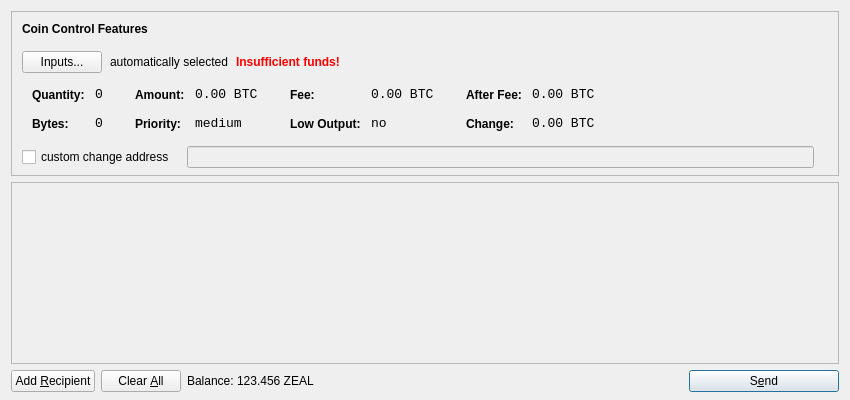
<?xml version="1.0" encoding="UTF-8"?>
<ui version="4.0">
 <class>SendCoinsDialog</class>
 <widget class="QDialog" name="SendCoinsDialog">
  <property name="geometry">
   <rect>
    <x>0</x>
    <y>0</y>
    <width>850</width>
    <height>400</height>
   </rect>
  </property>
  <property name="windowTitle">
   <string>Send Coins</string>
  </property>
  <layout class="QVBoxLayout" name="verticalLayout" stretch="0,1,0">
   <property name="bottomMargin">
    <number>8</number>
   </property>
   <item>
    <widget class="QFrame" name="frameCoinControl">
     <property name="sizePolicy">
      <sizepolicy hsizetype="Expanding" vsizetype="Expanding">
       <horstretch>0</horstretch>
       <verstretch>0</verstretch>
      </sizepolicy>
     </property>
     <property name="maximumSize">
      <size>
       <width>16777215</width>
       <height>16777215</height>
      </size>
     </property>
     <property name="frameShape">
      <enum>QFrame::StyledPanel</enum>
     </property>
     <property name="frameShadow">
      <enum>QFrame::Sunken</enum>
     </property>
     <layout class="QVBoxLayout" name="verticalLayoutCoinControl2">
      <property name="spacing">
       <number>-1</number>
      </property>
      <property name="leftMargin">
       <number>0</number>
      </property>
      <property name="topMargin">
       <number>0</number>
      </property>
      <property name="rightMargin">
       <number>0</number>
      </property>
      <property name="bottomMargin">
       <number>6</number>
      </property>
      <item>
       <layout class="QVBoxLayout" name="verticalLayoutCoinControl" stretch="0,0,0,0,1">
        <property name="spacing">
         <number>0</number>
        </property>
        <property name="leftMargin">
         <number>10</number>
        </property>
        <property name="topMargin">
         <number>10</number>
        </property>
        <item>
         <layout class="QHBoxLayout" name="horizontalLayoutCoinControl1">
          <property name="bottomMargin">
           <number>15</number>
          </property>
          <item>
           <widget class="QLabel" name="labelCoinControlFeatures">
            <property name="sizePolicy">
             <sizepolicy hsizetype="Preferred" vsizetype="Maximum">
              <horstretch>0</horstretch>
              <verstretch>0</verstretch>
             </sizepolicy>
            </property>
            <property name="font">
             <font>
              <weight>75</weight>
              <bold>true</bold>
             </font>
            </property>
            <property name="styleSheet">
             <string notr="true">font-weight:bold;</string>
            </property>
            <property name="text">
             <string>Coin Control Features</string>
            </property>
           </widget>
          </item>
         </layout>
        </item>
        <item>
         <layout class="QHBoxLayout" name="horizontalLayoutCoinControl2" stretch="0,0,0,0">
          <property name="spacing">
           <number>8</number>
          </property>
          <property name="bottomMargin">
           <number>10</number>
          </property>
          <item>
           <widget class="QPushButton" name="pushButtonCoinControl">
            <property name="styleSheet">
             <string notr="true"/>
            </property>
            <property name="text">
             <string>Inputs...</string>
            </property>
           </widget>
          </item>
          <item>
           <widget class="QLabel" name="labelCoinControlAutomaticallySelected">
            <property name="text">
             <string>automatically selected</string>
            </property>
            <property name="margin">
             <number>5</number>
            </property>
           </widget>
          </item>
          <item>
           <widget class="QLabel" name="labelCoinControlInsuffFunds">
            <property name="font">
             <font>
              <weight>75</weight>
              <bold>true</bold>
             </font>
            </property>
            <property name="styleSheet">
             <string notr="true">color:red;font-weight:bold;</string>
            </property>
            <property name="text">
             <string>Insufficient funds!</string>
            </property>
            <property name="margin">
             <number>5</number>
            </property>
           </widget>
          </item>
          <item>
           <spacer name="horizontalSpacerCoinControl">
            <property name="orientation">
             <enum>Qt::Horizontal</enum>
            </property>
            <property name="sizeHint" stdset="0">
             <size>
              <width>40</width>
              <height>1</height>
             </size>
            </property>
           </spacer>
          </item>
         </layout>
        </item>
        <item>
         <widget class="QWidget" name="widgetCoinControl" native="true">
          <property name="sizePolicy">
           <sizepolicy hsizetype="Preferred" vsizetype="Preferred">
            <horstretch>0</horstretch>
            <verstretch>0</verstretch>
           </sizepolicy>
          </property>
          <property name="minimumSize">
           <size>
            <width>0</width>
            <height>0</height>
           </size>
          </property>
          <property name="styleSheet">
           <string notr="true"/>
          </property>
          <layout class="QHBoxLayout" name="horizontalLayoutCoinControl5">
           <property name="margin">
            <number>0</number>
           </property>
           <item>
            <layout class="QHBoxLayout" name="horizontalLayoutCoinControl3" stretch="0,0,0,1">
             <property name="spacing">
              <number>20</number>
             </property>
             <property name="topMargin">
              <number>0</number>
             </property>
             <property name="bottomMargin">
              <number>10</number>
             </property>
             <item>
              <layout class="QFormLayout" name="formLayoutCoinControl1">
               <property name="horizontalSpacing">
                <number>10</number>
               </property>
               <property name="verticalSpacing">
                <number>14</number>
               </property>
               <property name="leftMargin">
                <number>10</number>
               </property>
               <property name="topMargin">
                <number>4</number>
               </property>
               <property name="rightMargin">
                <number>6</number>
               </property>
               <item row="0" column="0">
                <widget class="QLabel" name="labelCoinControlQuantityText">
                 <property name="styleSheet">
                  <string notr="true">font-weight:bold;</string>
                 </property>
                 <property name="text">
                  <string>Quantity:</string>
                 </property>
                 <property name="margin">
                  <number>0</number>
                 </property>
                </widget>
               </item>
               <item row="0" column="1">
                <widget class="QLabel" name="labelCoinControlQuantity">
                 <property name="font">
                  <font>
                   <family>Monospace</family>
                   <pointsize>10</pointsize>
                  </font>
                 </property>
                 <property name="cursor">
                  <cursorShape>IBeamCursor</cursorShape>
                 </property>
                 <property name="contextMenuPolicy">
                  <enum>Qt::ActionsContextMenu</enum>
                 </property>
                 <property name="text">
                  <string notr="true">0</string>
                 </property>
                 <property name="margin">
                  <number>0</number>
                 </property>
                 <property name="textInteractionFlags">
                  <set>Qt::LinksAccessibleByMouse|Qt::TextSelectableByKeyboard|Qt::TextSelectableByMouse</set>
                 </property>
                </widget>
               </item>
               <item row="1" column="0">
                <widget class="QLabel" name="labelCoinControlBytesText">
                 <property name="styleSheet">
                  <string notr="true">font-weight:bold;</string>
                 </property>
                 <property name="text">
                  <string>Bytes:</string>
                 </property>
                </widget>
               </item>
               <item row="1" column="1">
                <widget class="QLabel" name="labelCoinControlBytes">
                 <property name="font">
                  <font>
                   <family>Monospace</family>
                   <pointsize>10</pointsize>
                  </font>
                 </property>
                 <property name="cursor">
                  <cursorShape>IBeamCursor</cursorShape>
                 </property>
                 <property name="contextMenuPolicy">
                  <enum>Qt::ActionsContextMenu</enum>
                 </property>
                 <property name="text">
                  <string notr="true">0</string>
                 </property>
                 <property name="textInteractionFlags">
                  <set>Qt::LinksAccessibleByMouse|Qt::TextSelectableByKeyboard|Qt::TextSelectableByMouse</set>
                 </property>
                </widget>
               </item>
              </layout>
             </item>
             <item>
              <layout class="QFormLayout" name="formLayoutCoinControl2">
               <property name="horizontalSpacing">
                <number>10</number>
               </property>
               <property name="verticalSpacing">
                <number>14</number>
               </property>
               <property name="leftMargin">
                <number>6</number>
               </property>
               <property name="topMargin">
                <number>4</number>
               </property>
               <property name="rightMargin">
                <number>6</number>
               </property>
               <item row="0" column="0">
                <widget class="QLabel" name="labelCoinControlAmountText">
                 <property name="styleSheet">
                  <string notr="true">font-weight:bold;</string>
                 </property>
                 <property name="text">
                  <string>Amount:</string>
                 </property>
                 <property name="margin">
                  <number>0</number>
                 </property>
                </widget>
               </item>
               <item row="0" column="1">
                <widget class="QLabel" name="labelCoinControlAmount">
                 <property name="font">
                  <font>
                   <family>Monospace</family>
                   <pointsize>10</pointsize>
                  </font>
                 </property>
                 <property name="cursor">
                  <cursorShape>IBeamCursor</cursorShape>
                 </property>
                 <property name="contextMenuPolicy">
                  <enum>Qt::ActionsContextMenu</enum>
                 </property>
                 <property name="text">
                  <string notr="true">0.00 BTC</string>
                 </property>
                 <property name="textInteractionFlags">
                  <set>Qt::LinksAccessibleByMouse|Qt::TextSelectableByKeyboard|Qt::TextSelectableByMouse</set>
                 </property>
                </widget>
               </item>
               <item row="1" column="0">
                <widget class="QLabel" name="labelCoinControlPriorityText">
                 <property name="styleSheet">
                  <string notr="true">font-weight:bold;</string>
                 </property>
                 <property name="text">
                  <string>Priority:</string>
                 </property>
                </widget>
               </item>
               <item row="1" column="1">
                <widget class="QLabel" name="labelCoinControlPriority">
                 <property name="font">
                  <font>
                   <family>Monospace</family>
                   <pointsize>10</pointsize>
                  </font>
                 </property>
                 <property name="cursor">
                  <cursorShape>IBeamCursor</cursorShape>
                 </property>
                 <property name="contextMenuPolicy">
                  <enum>Qt::ActionsContextMenu</enum>
                 </property>
                 <property name="text">
                  <string>medium</string>
                 </property>
                 <property name="textInteractionFlags">
                  <set>Qt::LinksAccessibleByMouse|Qt::TextSelectableByKeyboard|Qt::TextSelectableByMouse</set>
                 </property>
                </widget>
               </item>
              </layout>
             </item>
             <item>
              <layout class="QFormLayout" name="formLayoutCoinControl3">
               <property name="horizontalSpacing">
                <number>10</number>
               </property>
               <property name="verticalSpacing">
                <number>14</number>
               </property>
               <property name="leftMargin">
                <number>6</number>
               </property>
               <property name="topMargin">
                <number>4</number>
               </property>
               <property name="rightMargin">
                <number>6</number>
               </property>
               <item row="0" column="0">
                <widget class="QLabel" name="labelCoinControlFeeText">
                 <property name="styleSheet">
                  <string notr="true">font-weight:bold;</string>
                 </property>
                 <property name="text">
                  <string>Fee:</string>
                 </property>
                 <property name="margin">
                  <number>0</number>
                 </property>
                </widget>
               </item>
               <item row="0" column="1">
                <widget class="QLabel" name="labelCoinControlFee">
                 <property name="font">
                  <font>
                   <family>Monospace</family>
                   <pointsize>10</pointsize>
                  </font>
                 </property>
                 <property name="cursor">
                  <cursorShape>IBeamCursor</cursorShape>
                 </property>
                 <property name="contextMenuPolicy">
                  <enum>Qt::ActionsContextMenu</enum>
                 </property>
                 <property name="text">
                  <string notr="true">0.00 BTC</string>
                 </property>
                 <property name="textInteractionFlags">
                  <set>Qt::LinksAccessibleByMouse|Qt::TextSelectableByKeyboard|Qt::TextSelectableByMouse</set>
                 </property>
                </widget>
               </item>
               <item row="1" column="0">
                <widget class="QLabel" name="labelCoinControlLowOutputText">
                 <property name="styleSheet">
                  <string notr="true">font-weight:bold;</string>
                 </property>
                 <property name="text">
                  <string>Low Output:</string>
                 </property>
                </widget>
               </item>
               <item row="1" column="1">
                <widget class="QLabel" name="labelCoinControlLowOutput">
                 <property name="font">
                  <font>
                   <family>Monospace</family>
                   <pointsize>10</pointsize>
                  </font>
                 </property>
                 <property name="cursor">
                  <cursorShape>IBeamCursor</cursorShape>
                 </property>
                 <property name="contextMenuPolicy">
                  <enum>Qt::ActionsContextMenu</enum>
                 </property>
                 <property name="text">
                  <string>no</string>
                 </property>
                 <property name="textInteractionFlags">
                  <set>Qt::LinksAccessibleByMouse|Qt::TextSelectableByKeyboard|Qt::TextSelectableByMouse</set>
                 </property>
                </widget>
               </item>
              </layout>
             </item>
             <item>
              <layout class="QFormLayout" name="formLayoutCoinControl4">
               <property name="horizontalSpacing">
                <number>10</number>
               </property>
               <property name="verticalSpacing">
                <number>14</number>
               </property>
               <property name="leftMargin">
                <number>6</number>
               </property>
               <property name="topMargin">
                <number>4</number>
               </property>
               <property name="rightMargin">
                <number>6</number>
               </property>
               <item row="0" column="0">
                <widget class="QLabel" name="labelCoinControlAfterFeeText">
                 <property name="styleSheet">
                  <string notr="true">font-weight:bold;</string>
                 </property>
                 <property name="text">
                  <string>After Fee:</string>
                 </property>
                 <property name="margin">
                  <number>0</number>
                 </property>
                </widget>
               </item>
               <item row="0" column="1">
                <widget class="QLabel" name="labelCoinControlAfterFee">
                 <property name="font">
                  <font>
                   <family>Monospace</family>
                   <pointsize>10</pointsize>
                  </font>
                 </property>
                 <property name="cursor">
                  <cursorShape>IBeamCursor</cursorShape>
                 </property>
                 <property name="contextMenuPolicy">
                  <enum>Qt::ActionsContextMenu</enum>
                 </property>
                 <property name="text">
                  <string notr="true">0.00 BTC</string>
                 </property>
                 <property name="textInteractionFlags">
                  <set>Qt::LinksAccessibleByMouse|Qt::TextSelectableByKeyboard|Qt::TextSelectableByMouse</set>
                 </property>
                </widget>
               </item>
               <item row="1" column="0">
                <widget class="QLabel" name="labelCoinControlChangeText">
                 <property name="styleSheet">
                  <string notr="true">font-weight:bold;</string>
                 </property>
                 <property name="text">
                  <string>Change:</string>
                 </property>
                </widget>
               </item>
               <item row="1" column="1">
                <widget class="QLabel" name="labelCoinControlChange">
                 <property name="font">
                  <font>
                   <family>Monospace</family>
                   <pointsize>10</pointsize>
                  </font>
                 </property>
                 <property name="cursor">
                  <cursorShape>IBeamCursor</cursorShape>
                 </property>
                 <property name="contextMenuPolicy">
                  <enum>Qt::ActionsContextMenu</enum>
                 </property>
                 <property name="text">
                  <string notr="true">0.00 BTC</string>
                 </property>
                 <property name="textInteractionFlags">
                  <set>Qt::LinksAccessibleByMouse|Qt::TextSelectableByKeyboard|Qt::TextSelectableByMouse</set>
                 </property>
                </widget>
               </item>
              </layout>
             </item>
            </layout>
           </item>
          </layout>
         </widget>
        </item>
        <item>
         <layout class="QHBoxLayout" name="horizontalLayoutCoinControl4" stretch="0,0,0">
          <property name="spacing">
           <number>12</number>
          </property>
          <property name="sizeConstraint">
           <enum>QLayout::SetDefaultConstraint</enum>
          </property>
          <property name="topMargin">
           <number>5</number>
          </property>
          <property name="rightMargin">
           <number>5</number>
          </property>
          <item>
           <widget class="QCheckBox" name="checkBoxCoinControlChange">
            <property name="text">
             <string>custom change address</string>
            </property>
           </widget>
          </item>
          <item>
           <widget class="QLineEdit" name="lineEditCoinControlChange">
            <property name="enabled">
             <bool>false</bool>
            </property>
            <property name="sizePolicy">
             <sizepolicy hsizetype="Expanding" vsizetype="Fixed">
              <horstretch>0</horstretch>
              <verstretch>0</verstretch>
             </sizepolicy>
            </property>
           </widget>
          </item>
          <item>
           <widget class="QLabel" name="labelCoinControlChangeLabel">
            <property name="sizePolicy">
             <sizepolicy hsizetype="Preferred" vsizetype="Expanding">
              <horstretch>0</horstretch>
              <verstretch>0</verstretch>
             </sizepolicy>
            </property>
            <property name="minimumSize">
             <size>
              <width>0</width>
              <height>0</height>
             </size>
            </property>
            <property name="text">
             <string/>
            </property>
            <property name="margin">
             <number>3</number>
            </property>
           </widget>
          </item>
         </layout>
        </item>
        <item>
         <spacer name="verticalSpacerCoinControl">
          <property name="orientation">
           <enum>Qt::Vertical</enum>
          </property>
          <property name="sizeHint" stdset="0">
           <size>
            <width>800</width>
            <height>1</height>
           </size>
          </property>
         </spacer>
        </item>
       </layout>
      </item>
     </layout>
    </widget>
   </item>
   <item>
    <widget class="QScrollArea" name="scrollArea">
     <property name="widgetResizable">
      <bool>true</bool>
     </property>
     <widget class="QWidget" name="scrollAreaWidgetContents">
      <property name="geometry">
       <rect>
        <x>0</x>
        <y>0</y>
        <width>830</width>
        <height>165</height>
       </rect>
      </property>
      <layout class="QVBoxLayout" name="verticalLayout_2">
       <property name="margin">
        <number>0</number>
       </property>
       <item>
        <layout class="QVBoxLayout" name="entries">
         <property name="spacing">
          <number>6</number>
         </property>
        </layout>
       </item>
       <item>
        <spacer name="verticalSpacer">
         <property name="orientation">
          <enum>Qt::Vertical</enum>
         </property>
         <property name="sizeHint" stdset="0">
          <size>
           <width>20</width>
           <height>40</height>
          </size>
         </property>
        </spacer>
       </item>
      </layout>
     </widget>
    </widget>
   </item>
   <item>
    <layout class="QHBoxLayout" name="horizontalLayout">
     <item>
      <widget class="QPushButton" name="addButton">
       <property name="toolTip">
        <string>Send to multiple recipients at once</string>
       </property>
       <property name="text">
        <string>Add &amp;Recipient</string>
       </property>
       <property name="icon">
        <iconset resource="../bitcoin.qrc">
         <normaloff>:/icons/add</normaloff>:/icons/add</iconset>
       </property>
       <property name="autoDefault">
        <bool>false</bool>
       </property>
      </widget>
     </item>
     <item>
      <widget class="QPushButton" name="clearButton">
       <property name="sizePolicy">
        <sizepolicy hsizetype="Minimum" vsizetype="Fixed">
         <horstretch>0</horstretch>
         <verstretch>0</verstretch>
        </sizepolicy>
       </property>
       <property name="toolTip">
        <string>Remove all transaction fields</string>
       </property>
       <property name="text">
        <string>Clear &amp;All</string>
       </property>
       <property name="icon">
        <iconset resource="../bitcoin.qrc">
         <normaloff>:/icons/remove</normaloff>:/icons/remove</iconset>
       </property>
       <property name="autoRepeatDelay">
        <number>300</number>
       </property>
       <property name="autoDefault">
        <bool>false</bool>
       </property>
      </widget>
     </item>
     <item>
      <layout class="QHBoxLayout" name="horizontalLayout_2">
       <property name="spacing">
        <number>3</number>
       </property>
       <item>
        <widget class="QLabel" name="label">
         <property name="text">
          <string>Balance:</string>
         </property>
        </widget>
       </item>
       <item>
        <widget class="QLabel" name="labelBalance">
         <property name="cursor">
          <cursorShape>IBeamCursor</cursorShape>
         </property>
         <property name="text">
          <string>123.456 ZEAL</string>
         </property>
         <property name="textInteractionFlags">
          <set>Qt::LinksAccessibleByMouse|Qt::TextSelectableByKeyboard|Qt::TextSelectableByMouse</set>
         </property>
        </widget>
       </item>
      </layout>
     </item>
     <item>
      <spacer name="horizontalSpacer">
       <property name="orientation">
        <enum>Qt::Horizontal</enum>
       </property>
       <property name="sizeHint" stdset="0">
        <size>
         <width>40</width>
         <height>20</height>
        </size>
       </property>
      </spacer>
     </item>
     <item>
      <widget class="QPushButton" name="sendButton">
       <property name="minimumSize">
        <size>
         <width>150</width>
         <height>0</height>
        </size>
       </property>
       <property name="toolTip">
        <string>Confirm the send action</string>
       </property>
       <property name="text">
        <string>S&amp;end</string>
       </property>
       <property name="icon">
        <iconset resource="../bitcoin.qrc">
         <normaloff>:/icons/send</normaloff>:/icons/send</iconset>
       </property>
       <property name="default">
        <bool>true</bool>
       </property>
      </widget>
     </item>
    </layout>
   </item>
  </layout>
 </widget>
 <resources>
  <include location="../bitcoin.qrc"/>
 </resources>
 <connections/>
</ui>
